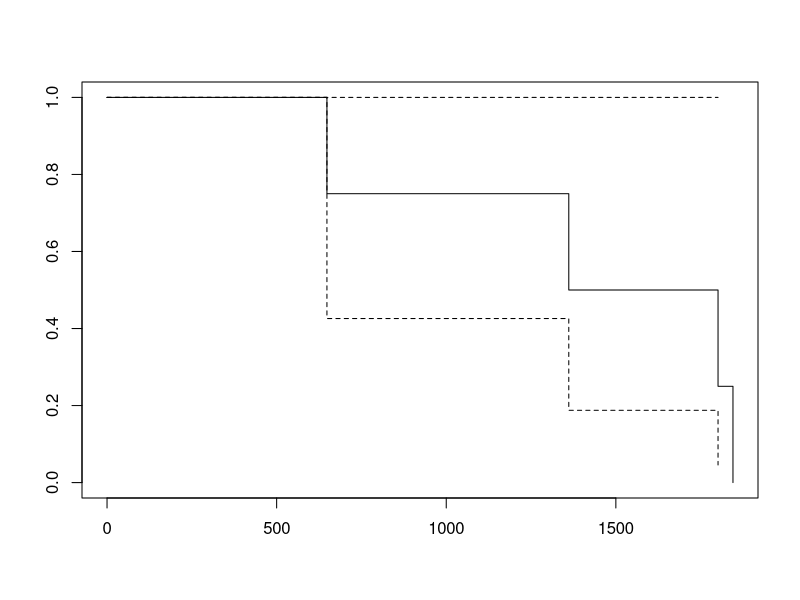

Recreate this plot in R.
library(tidyverse)
library(data.table)
library(survival)

Date_shock <- c('2018-03-05', 
                          '2018-11-12', 
                          '2018-08-04', 
                          '2018-07-13', 
                          '2018-06-30', 
                          NA, 
                          '2018-12-06')
Date_event <- c(NA, 
                    '2018-12-12', 
                    '2018-06-04', 
                    '2018-08-13', 
                    '2018-09-30', 
                    NA, 
                    NA)

Date_of_birth <- c('1936-04-12',
                   '1940-03-21',
                   '1938-05-16',
                   '1941-11-03',
                   '1938-10-25',
                   '1929-09-18',
                   '1941-07-14')

Id <- c(1,2,3,4,5,6,7)

Dataset <- data.frame(Id, Date_event, Date_shock, Date_of_birth)
rm(Id, Date_event, Date_shock, Date_of_birth)

Dataset$Date_of_birth <- as.Date(Dataset$Date_of_birth)
Dataset$Age <- as.Date('2018-01-01') - Dataset$Date_of_birth
Dataset$Age <- as.numeric(Dataset$Age)

Dataset$Agefrom75 <- Dataset$Age - (75 * 365.25)

Dataset$Date_event <- as.Date(Dataset$Date_event)
Dataset$Date_shock <- as.Date(Dataset$Date_shock)

Dataset$Survival <- Dataset$Date_event - as.Date('2018-01-01')
Dataset$Survival <- as.numeric(Dataset$Survival)
Dataset$Survival <- Dataset$Agefrom75 + Dataset$Survival

Dataset$Cens <- 1
Dataset$Cens <- replace(Dataset$Cens, 
                            is.na(Dataset$Date_event), 
                            0)

Dataset$Survival_event <- Dataset$Date_shock - as.Date('2018-01-01')
Dataset$Survival_event <- (Dataset$Agefrom75) + Dataset$Survival_event
Dataset$Survival_event <- as.numeric(Dataset$Survival_event)

Dataset$cens_partner <- c(1,1,1,1,1,1,1)
Dataset$cens_partner <- replace(Dataset$cens_partner, 
                           is.na(Dataset$Date_shock), 
                           0)

#maak er een survivalmodel set van
Dataset$sobj <- with(Dataset, 
             Surv(Survival, Cens == 1))
Dataset
km <- survfit(Dataset$sobj ~ 1)
plot(km)

data.frame(time = km$time, 
           n.risk = km$n.risk, 
           n.event = km$n.event,
           n.censor = km$n.censor, 
           surv = km$surv)
